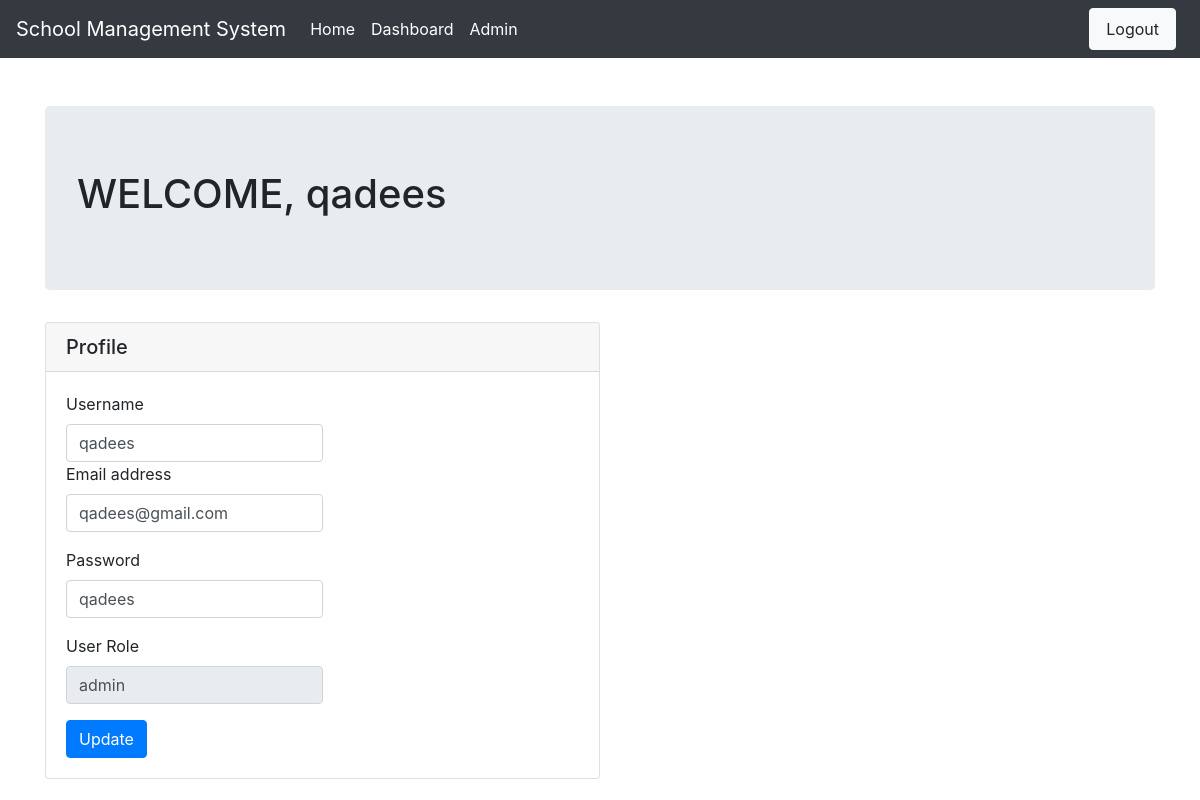
/dashboard (signed in), run on the app's committed database.
### app.py (models this page shows, shortened)
class Users(db.Model):
    id = db.Column(db.Integer, primary_key=True)
    username = db.Column(db.String(50), nullable=False)
    email = db.Column(db.String(50), nullable=False)
    password = db.Column(db.String(50), nullable=False)
    role = db.Column(db.String(20), nullable=False)

### app.py (the view)
@app.route('/dashboard')
@is_logged_in
def dashboard():
    user_id = session['user_id']
    user = Users.query.get_or_404(user_id)
    return render_template('dashboard.html', user=user)

### app.py (called while the page is built)
def is_logged_in(f):
    @wraps(f)
    def wrap(*args, **kwargs):
        if 'logged_in' in session:
            return f(*args, **kwargs)
        else:
            return redirect(url_for('login'))
    return wrap

### templates/dashboard.html (shortened to what this page needs)
{% extends 'layout.html' %}
{% block body %}
<main role="main" class="container">
    <div class="jumbotron mt-5">
        <h1>WELCOME, {{user.username}}</h1>
    </div>
    <div class="card w-50">
        <h5 class="card-header">Profile</h5>
        <div class="card-body">
            <form action="/profile/update/{{user.id}}" method="POST" class="w-50">
                <div class="form-group">
                    <label for="username">Username</label>
                    <input type="text" name="username" class="form-control" id="username" placeholder="Username"
                        value="{{user.username}}">
                    <label for="email">Email address</label>
                    <input type="email" name="email" class="form-control" id="email" placeholder="Enter email"
                        value="{{user.email}}">
                </div>
                <div class="form-group">
                    <label for="password">Password</label>
                    <input type="text" name="password" class="form-control" id="password" placeholder="Password"
                        value="{{user.password}}">
                </div>
                <div class="form-group">
                    <label for="role">User Role</label>
                    <input type="text" disabled="true" class="form-control" id="role"
                        value="{{user.role}}">
                </div>
                <button type="submit" class="btn btn-primary">Update</button>
            </form>
        </div>
    </div>
</main>
{% endblock %}

### data on the page
Users: username "qadees", email "qadees@gmail.com", password "qadees", role "admin"
